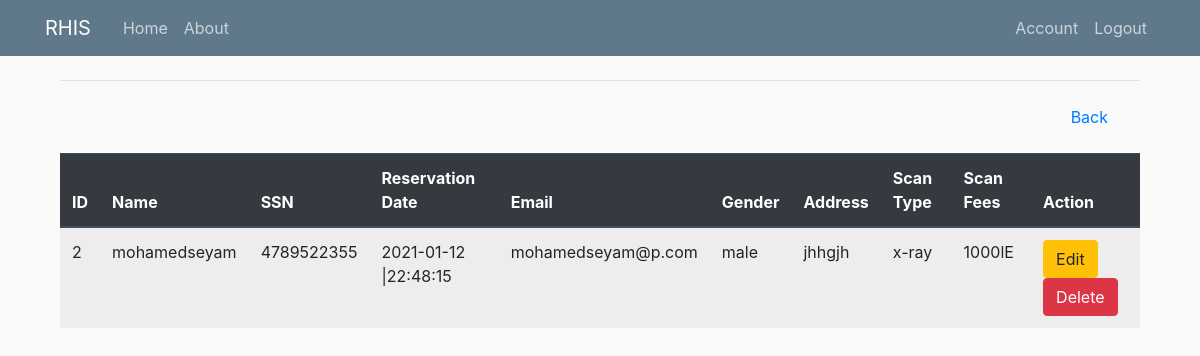
The page /patient/2/ on the database its author committed.
### run.py (models this page shows, shortened)
class Scan(db.Model):
    id = db.Column(db.Integer, primary_key=True)
    scan_type = db.Column(db.String(100), nullable=False)
    scan_date = db.Column(db.DateTime, nullable=False, default=datetime.utcnow())
    fees = db.Column(db.Integer, nullable=False)
    image_file = db.Column(db.String(20), nullable=False, default='default.jpg')
    patient_id = db.Column(db.Integer, db.ForeignKey('patient.id'), nullable=False)

class Patient(db.Model):
    id = db.Column(db.Integer, primary_key=True)
    name = db.Column(db.String(50), unique=False, nullable=False)
    ssn = db.Column(db.String(14), unique=True, nullable=False)
    reserve_date = db.Column(db.DateTime, nullable=False, default = datetime.utcnow())
    email = db.Column(db.String(120), unique=True, nullable=False)
    gender = db.Column(db.String(6), nullable=False)
    address = db.Column(db.String(200))
    password = db.Column(db.String(60), nullable = False)
    scans = db.relationship('Scan', backref='scan_owner', lazy=True)
    birth_date = db.Column(db.String(), nullable=False)

### run.py (the view)
@app.route("/patient/<int:id>/")
def visit_patient(id):
    patient = Patient.query.filter_by(id = id).first()
    patient_data = Scan.query.filter_by(scan_owner = patient)
    print(patient_data)
    return render_template("patient_recep.html", p_data = patient_data)

### templates/patient_recep.html (shortened to what this page needs)
{% extends "layout.html" %}
{% block content %}
<div class="container">
    <div class="row">
        <div class="col md-12">
                <table class="table table-hover table-striped">
                    <thead class="thead-dark">
                        <tr>
                            <th>ID</th>
                            <th>Name</th>
                            <th>SSN</th>
                            <th>Reservation Date</th>
                            <th>Email</th>
                            <th>Gender</th>
                            <th>Address</th>
                            <th>Scan Type</th>
                            <th>Scan Fees</th>
                            <th>Action</th>
                        </tr>
                    </thead>
                    <tbody>
                        {% for row in p_data %}
                        <tr>
                            <td>{{row.scan_owner.id}}</td>
                            <td>{{row.scan_owner.name}}</td>
                            <td>{{row.scan_owner.ssn}}</td>
                            <td>{{row.scan_date.strftime('%Y-%m-%d |%H:%M:%S') }}</td>
                            <td>{{row.scan_owner.email}}</td>
                            <td>{{row.scan_owner.gender}}</td>
                            <td>{{row.scan_owner.address}}</td>
                            <td>{{row.scan_type}}</td>
                            <td>{{row.fees}}</td>
                            <td>
                                <a href="/patient/{{p_data.id}}" class="btn btn-warning btn-xs" data-toggle="modal"
                                    data-target="#modaledit{{p_data.id}}">Edit</a>
                                <a href="/delete/{{row.id}}" class="btn btn-danger btn-xs"
                                    onclick="return confirm('Are You Sure To Delete ?')">Delete</a>
                            </td>
                        </tr>
                        {% endfor %}
            </div>
            <div class="modal-footer">
                <a class="nav-item nav-link" href="{{ url_for('recep')}}">Back</a>
            </div>
        </div>
    </div>
</div>
{% endblock %}

### static/main.css (style rules this page uses)
body { background: #fafafa; color: #333333; margin-top: 5rem; }

### rows shown on the page
Scan: scan_owner.id "2", scan_owner.name "mohamedseyam", scan_owner.ssn "4789522355", scan_date "2021-01-12 |22:48:15", scan_owner.email "mohamedseyam@p.com", scan_owner.gender "male", scan_owner.address "jhhgjh", scan_type "x-ray", fees "1000lE"
